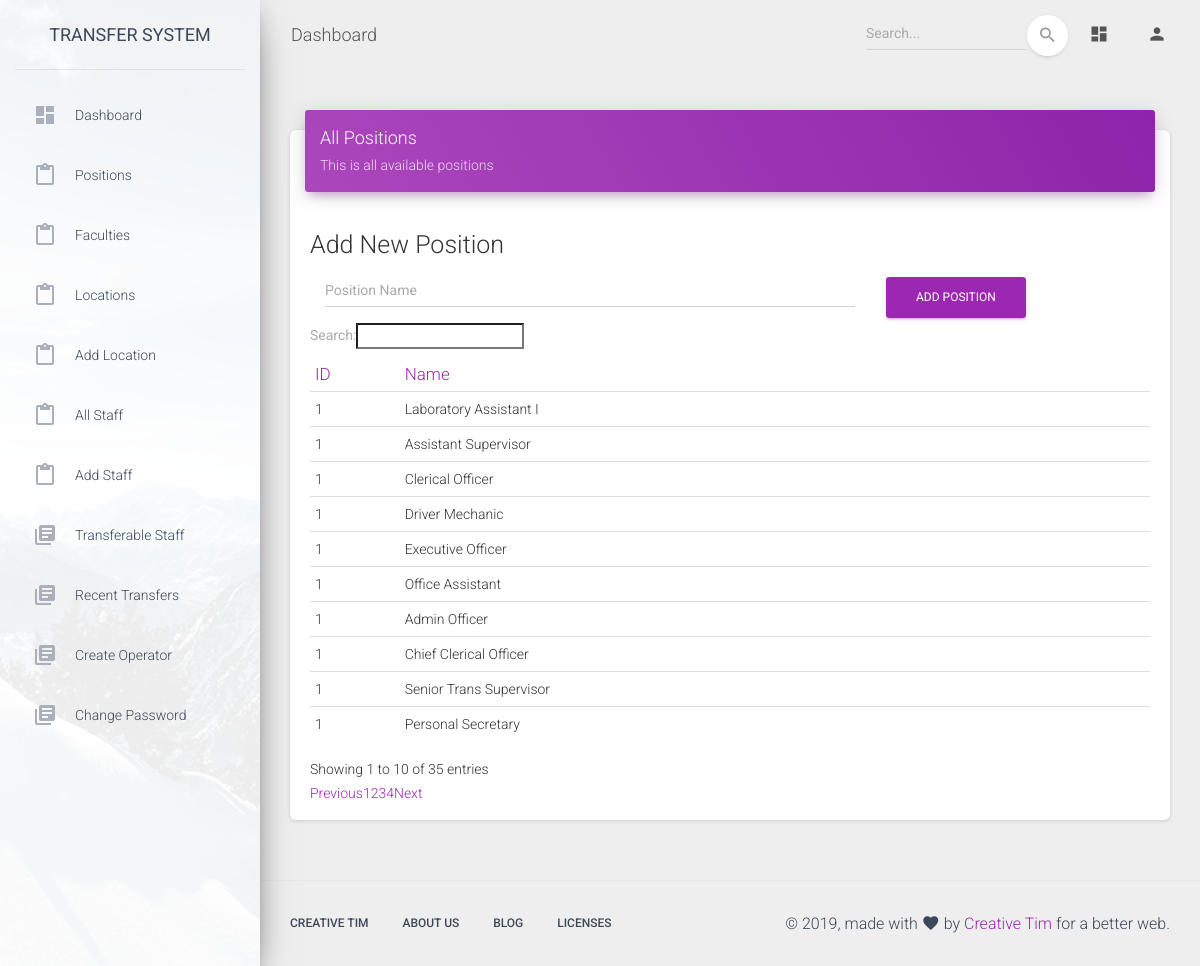
Page /admin/positions.php (signed in) on the committed database.
### tables this page shows
CREATE TABLE `positions` (
  `id` int(11) NOT NULL,
  `position_id` varchar(255) NOT NULL,
  `name` varchar(255) NOT NULL,
  `created_at` datetime NOT NULL DEFAULT CURRENT_TIMESTAMP
);

### app/classes/Admin.php (called while the page is built, shortened)
<?php
class Admin extends Master
{
    public function get_all_positions()
    {
        $data = "*";
        $table= "positions";
        $res = $this->getAllData($data,$table);
        if(empty($res)){
            return [];
        }else{
            return $res;
        }
    }
}

### app/classes/Master.php (called while the page is built, shortened)
<?php
class Master
{
    protected $db;
    function __construct($db_conn){
        $this->db = $db_conn;
    }
    public function getAllData($data, $table, $where = '')
    {
        $settings_data=array();
        try {
            if ($data != '*') {
                $selections = implode(', ', $data);
            } else {
                $selections = '*';
            }
            $stmt = $this->db->prepare("SELECT {$selections} FROM `$table` " . $where . "");
            $stmt->execute();
            $settings_data = $stmt->fetchAll(PDO::FETCH_ASSOC);
            if ($stmt->rowCount() > 0) {
                return $settings_data;
            }
        } catch (PDOException $e) {
            return $settings_data;
        }
    }
}

### admin/positions.php (the view, shortened to what this page needs)
<?php
include '../app/init.php';
$admin = new Admin($db_conn);
$positions = $admin->get_all_positions();
?>
<!DOCTYPE html>
<html lang="en">
<head>
    <link rel="stylesheet" href="https://maxcdn.bootstrapcdn.com/font-awesome/latest/css/font-awesome.min.css">
    <link href="../assets/css/material-dashboard.css?v=2.1.1" rel="stylesheet" />
    <link href="../assets/demo/demo.css" rel="stylesheet" />
    <link rel="stylesheet" type="text/css" href="https://cdn.datatables.net/v/dt/dt-1.10.18/datatables.min.css"/>
</head>
<body class="">
<div class="wrapper ">
    <?php include 'includes/sidebar.php' ?>
    <div class="main-panel">
        <?php include 'includes/header.php' ?>
        <div class="content">
            <div class="container-fluid">
                <div class="row">
                    <div class="col-md-12">
                        <div class="card">
                            <div class="card-header card-header-primary">
                                <h4 class="card-title ">All Positions</h4>
                                <p class="card-category"> This is all available positions </p>
                            </div>
                            <div class="card-body">
                                <h3>Add New Position</h3>
                                <form action="" id="newPosition" class="row">
                                    <div class="form-gorup col-8">
                                        <input type="text" name="name" placeholder="Position Name" class="form-control">
                                    </div>
                                    <div class="col-3">
                                        <button type="submit" class="btn btn-primary">Add Position</button>
                                    </div>
                                </form>
                                <div class="table-responsive">
                                    <table class="table" id="staff">
                                        <thead class=" text-primary">
                                        <th>
                                            ID
                                        </th>
                                        <th>
                                            Name
                                        </th>
                                        </thead>
                                        <tbody>
                                        <?php
                                        if(!empty($positions) && count($positions) > 0){
                                            foreach ($positions as $position){
                                                ?>
                                                <tr>
                                                    <td>
                                                        1
                                                    </td>
                                                    <td>
                                                        <?php if(isset($position['name'])) echo $position['name'] ?>
                                                    </td>
                                                </tr>
                                            <?php   }
                                        } ?>
                                        </tbody>
                                    </table>
                                </div>
                            </div>
                        </div>
                    </div>
                </div>
            </div>
        </div>
        <?php include 'includes/footer.php' ?>
    </div>
</div>
</body>
</html>

### rows in the picture
positions: name "Laboratory Assistant I"
positions: name "Assistant Supervisor"
positions: name "Clerical Officer"
positions: name "Driver Mechanic"
positions: name "Executive Officer"
positions: name "Office Assistant"
positions: name "Admin Officer"
positions: name "Chief Clerical Officer"
positions: name "Senior Trans Supervisor"
positions: name "Personal Secretary"
